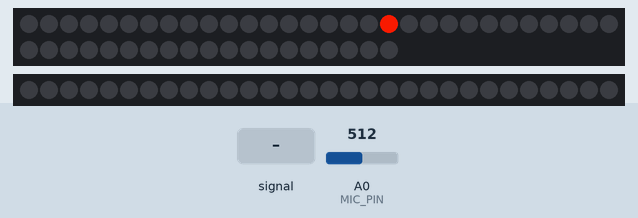
Bench run of a sketch on a simulated Arduino Uno, built with avr-gcc and run on an emulated ATmega328P. Shown: 49 RGB LEDs in strip order, left to right, continuing on the next row, 30 RGB LEDs in strip order, left to right. Inputs (shaded band) come from the test bench; at power-on: A0 (MIC_PIN) = 512.

Above: at 1.2 s.
1.3 s: A0 (MIC_PIN) fed a 50 Hz sine of ±306 counts around its level
At 2.3 s:
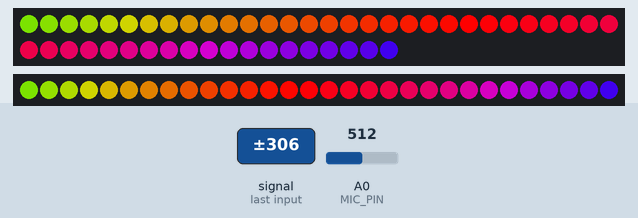
4.3 s: A0 (MIC_PIN) set to 716
At 6.2 s:
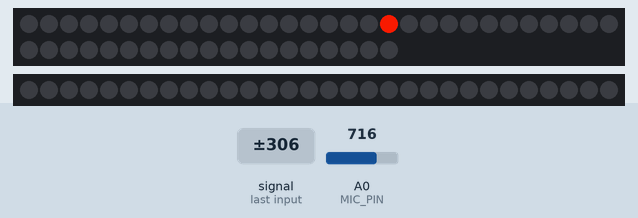
6.4 s: A0 (MIC_PIN) fed a 2 Hz sine of ±306 counts around its level
At 6.66 s:
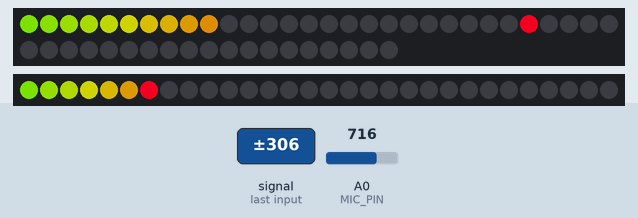
8.5 s: A0 (MIC_PIN) fed a 200 Hz sine of ±81 counts around its level
At 9.3 s:
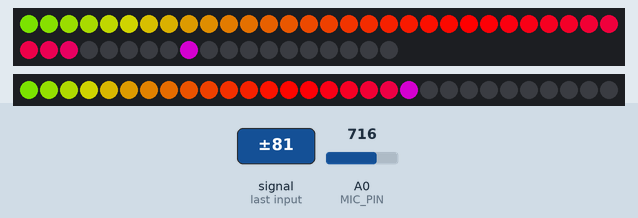
10.0 s: A0 (MIC_PIN) fed a 2 Hz sine of ±306 counts around its level
At 11.04 s:
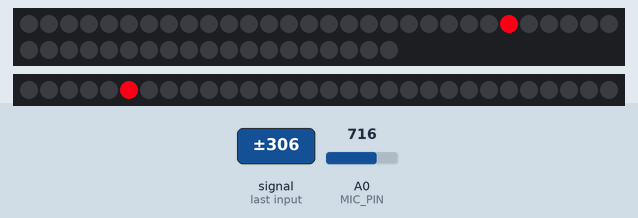

Measured:
- after the input at 1.3 s, the LEDs: change at once (image 1)
- after the input at 6.4 s, the LEDs: first change at once (image 3 shows a later state)
- after the input at 8.5 s, the LEDs: change at once (image 4)
- after the input at 10.0 s, the LEDs: first change at once (image 5 shows a later state)

The sketch:

james_blue.ino
```cpp
// (licence header left out)
#include <Adafruit_NeoPixel.h>
#include <math.h>

#define L_PIXELS  49  // Number of pixels in leg strand
#define A_PIXELS  30  // Number of pixels in arm strand
#define MIC_PIN   A0  // Microphone is attached to this analog pin
#define LEG_LED_PIN    5  // NeoPixel LED strand is connected to this pin
#define ARM_LED_PIN    6  // NeoPixel LED strand is connected to this pin
#define SAMPLE_WINDOW   10  // Sample window for average level
#define PEAK_HANG 24 //Time of pause before peak dot falls
#define PEAK_FALL 4 //Rate of falling peak dot
#define INPUT_FLOOR 10 //Lower range of analogRead input
#define INPUT_CEILING 300 //Max range of analogRead input, the lower the value the more sensitive (1023 = max)


byte peak = 16;      // Peak level of column; used for falling dots
unsigned int sample;

byte leg_dotCount = 0;  //Frame counter for peak dot
byte leg_dotHangCount = 0; //Frame counter for holding peak dot
byte arm_dotCount = 0;  //Frame counter for peak dot
byte arm_dotHangCount = 0; //Frame counter for holding peak dot

Adafruit_NeoPixel leg_strip = Adafruit_NeoPixel(L_PIXELS, LEG_LED_PIN, NEO_GRB + NEO_KHZ800);
Adafruit_NeoPixel arm_strip = Adafruit_NeoPixel(A_PIXELS, ARM_LED_PIN, NEO_GRB + NEO_KHZ800);

void setup()
{
  // This is only needed on 5V Arduinos (Uno, Leonardo, etc.).
  // Connect 3.3V to mic AND TO AREF ON ARDUINO and enable this
  // line.  Audio samples are 'cleaner' at 3.3V.
  // COMMENT OUT THIS LINE FOR 3.3V ARDUINOS (FLORA, ETC.):
  analogReference(EXTERNAL);

  Serial.begin(9600);
  leg_strip.begin();
  leg_strip.show(); // Initialize all pixels to 'off'
  arm_strip.begin();
  arm_strip.show(); // Initialize all pixels to 'off'

}

void loop()
{
  unsigned long startMillis= millis();  // Start of sample window
  float peakToPeak = 0;   // peak-to-peak level

  unsigned int signalMax = 0;
  unsigned int signalMin = 1023;
  unsigned int leg_c, leg_y;
  unsigned int arm_c, arm_y;


  // collect data for length of sample window (in mS)
  while (millis() - startMillis < SAMPLE_WINDOW)
  {
    sample = analogRead(MIC_PIN);
    if (sample < 1024)  // toss out spurious readings
    {
      if (sample > signalMax)
      {
        signalMax = sample;  // save just the max levels
      }
      else if (sample < signalMin)
      {
        signalMin = sample;  // save just the min levels
      }
    }
  }
  peakToPeak = signalMax - signalMin;  // max - min = peak-peak amplitude

  // Serial.println(peakToPeak);


  //Fill the leg_strip with rainbow gradient
  for (int i=0;i<=leg_strip.numPixels()-1;i++){
    leg_strip.setPixelColor(i,LegWheel(map(i,0,leg_strip.numPixels()-1,30,150)));
  }
    //Fill the arm_strip with rainbow gradient
  for (int i=0;i<=arm_strip.numPixels()-1;i++){
    arm_strip.setPixelColor(i,ArmWheel(map(i,0,arm_strip.numPixels()-1,30,150)));
  }


  //Scale the input logarithmically instead of linearly
  leg_c = fscale(INPUT_FLOOR, INPUT_CEILING, leg_strip.numPixels(), 0, peakToPeak, 2);
  //Scale the input logarithmically instead of linearly
  arm_c = fscale(INPUT_FLOOR, INPUT_CEILING, arm_strip.numPixels(), 0, peakToPeak, 2);


  if(leg_c < peak) {
    peak = leg_c;        // Keep dot on top
    leg_dotHangCount = 0;    // make the dot hang before falling
  }
  if(arm_c < peak) {
    peak = arm_c;        // Keep dot on top
    arm_dotHangCount = 0;    // make the dot hang before falling
  }

  if (leg_c <= leg_strip.numPixels()) { // Fill partial column with off pixels
    drawLineLegs(leg_strip.numPixels(), leg_strip.numPixels()-leg_c, leg_strip.Color(0, 0, 0));
  }
  if (arm_c <= arm_strip.numPixels()) { // Fill partial column with off pixels
    drawLineArms(arm_strip.numPixels(), arm_strip.numPixels()-arm_c, arm_strip.Color(0, 0, 0));
  }

  // Set the peak dot to match the rainbow gradient
  leg_y = leg_strip.numPixels() - peak;
  arm_y = arm_strip.numPixels() - peak;

  leg_strip.setPixelColor(leg_y-1,LegWheel(map(leg_y,0,leg_strip.numPixels()-1,30,150)));
  arm_strip.setPixelColor(arm_y-1,ArmWheel(map(leg_y,0,leg_strip.numPixels()-1,30,150)));

  leg_strip.show();
  arm_strip.show();

  // Frame based peak dot animation
  if(leg_dotHangCount > PEAK_HANG) { //Peak pause length
    if(++leg_dotCount >= PEAK_FALL) { //Fall rate
      peak++;
      leg_dotCount = 0;
    }
  }
  else {
    leg_dotHangCount++;
  }
  if(arm_dotHangCount > PEAK_HANG) { //Peak pause length
    if(++arm_dotCount >= PEAK_FALL) { //Fall rate
      peak++;
      arm_dotCount = 0;
    }
  }
  else {
    arm_dotHangCount++;
  }
}

//Used to draw a line between two points of a given color
void drawLineLegs(uint8_t from, uint8_t to, uint32_t c) {
  uint8_t fromTemp;
  if (from > to) {
    fromTemp = from;
    from = to;
    to = fromTemp;
  }
  for(int i=from; i<=to; i++){
    leg_strip.setPixelColor(i, c);
  }
}

void drawLineArms(uint8_t from, uint8_t to, uint32_t c) {
  uint8_t fromTemp;
  if (from > to) {
    fromTemp = from;
    from = to;
    to = fromTemp;
  }
  for(int i=from; i<=to; i++){
    arm_strip.setPixelColor(i, c);
  }
}


float fscale( float originalMin, float originalMax, float newBegin, float
newEnd, float inputValue, float curve){

  float OriginalRange = 0;
  float NewRange = 0;
  float zeroRefCurVal = 0;
  float normalizedCurVal = 0;
  float rangedValue = 0;
  boolean invFlag = 0;


  // condition curve parameter
  // limit range

  if (curve > 10) curve = 10;
  if (curve < -10) curve = -10;

  curve = (curve * -.1) ; // - invert and scale - this seems more intuitive - postive numbers give more weight to high end on output
  curve = pow(10, curve); // convert linear scale into lograthimic exponent for other pow function

  /*
   Serial.println(curve * 100, DEC);   // multplleg_y by 100 to preserve resolution
   Serial.println();
   */

  // Check for out of range inputValues
  if (inputValue < originalMin) {
    inputValue = originalMin;
  }
  if (inputValue > originalMax) {
    inputValue = originalMax;
  }

  // Zero Refference the values
  OriginalRange = originalMax - originalMin;

  if (newEnd > newBegin){
    NewRange = newEnd - newBegin;
  }
  else
  {
    NewRange = newBegin - newEnd;
    invFlag = 1;
  }

  zeroRefCurVal = inputValue - originalMin;
  normalizedCurVal  =  zeroRefCurVal / OriginalRange;   // normalize to 0 - 1 float

  // Check for originalMin > originalMax  - the math for all other cases i.e. negative numbers seems to work out fine
  if (originalMin > originalMax ) {
    return 0;
  }

  if (invFlag == 0){
    rangedValue =  (pow(normalizedCurVal, curve) * NewRange) + newBegin;

  }
  else     // invert the ranges
  {
    rangedValue =  newBegin - (pow(normalizedCurVal, curve) * NewRange);
  }

  return rangedValue;
}


// Input a value 0 to 255 to get a color value.
// The colours are a transition r - g - b - back to r.
uint32_t LegWheel(byte WheelPos) {
  if(WheelPos < 85) {
    return leg_strip.Color(WheelPos * 3, 255 - WheelPos * 3, 0);
  }
  else if(WheelPos < 170) {
    WheelPos -= 85;
    return leg_strip.Color(255 - WheelPos * 3, 0, WheelPos * 3);
  }
  else {
    WheelPos -= 170;
    return leg_strip.Color(0, WheelPos * 3, 255 - WheelPos * 3);
  }
}

uint32_t ArmWheel(byte WheelPos) {
  if(WheelPos < 85) {
    return arm_strip.Color(WheelPos * 3, 255 - WheelPos * 3, 0);
  }
  else if(WheelPos < 170) {
    WheelPos -= 85;
    return arm_strip.Color(255 - WheelPos * 3, 0, WheelPos * 3);
  }
  else {
    WheelPos -= 170;
    return arm_strip.Color(0, WheelPos * 3, 255 - WheelPos * 3);
  }
}
```
